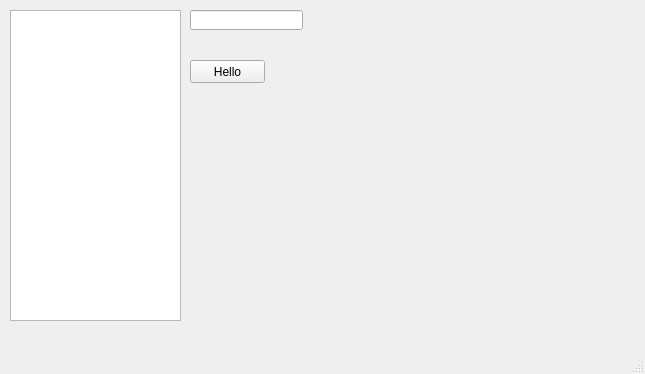
<?xml version="1.0" encoding="UTF-8"?>
<ui version="4.0">
 <class>MainWindow</class>
 <widget class="QMainWindow" name="MainWindow">
  <property name="geometry">
   <rect>
    <x>0</x>
    <y>0</y>
    <width>645</width>
    <height>374</height>
   </rect>
  </property>
  <property name="windowTitle">
   <string>MainWindow</string>
  </property>
  <widget class="QWidget" name="centralwidget">
   <widget class="QPushButton" name="pb">
    <property name="geometry">
     <rect>
      <x>190</x>
      <y>60</y>
      <width>75</width>
      <height>23</height>
     </rect>
    </property>
    <property name="text">
     <string>Hello</string>
    </property>
   </widget>
   <widget class="QTextEdit" name="te">
    <property name="geometry">
     <rect>
      <x>10</x>
      <y>10</y>
      <width>171</width>
      <height>311</height>
     </rect>
    </property>
   </widget>
   <widget class="QLineEdit" name="le">
    <property name="geometry">
     <rect>
      <x>190</x>
      <y>10</y>
      <width>113</width>
      <height>20</height>
     </rect>
    </property>
   </widget>
  </widget>
  <widget class="QMenuBar" name="menubar">
   <property name="geometry">
    <rect>
     <x>0</x>
     <y>0</y>
     <width>645</width>
     <height>21</height>
    </rect>
   </property>
  </widget>
  <widget class="QStatusBar" name="statusbar"/>
 </widget>
 <resources/>
 <connections/>
</ui>
